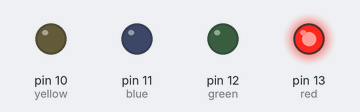
A sketch run on a simulated Arduino Uno, built with avr-gcc and run on an emulated ATmega328P. On the bench: output pins drawn as LEDs (lit = HIGH).

Above: at 0.05 s.
At 0.25 s:
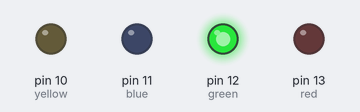
At 0.75 s:
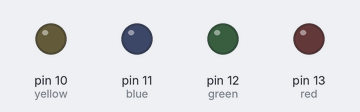
At 1.45 s:
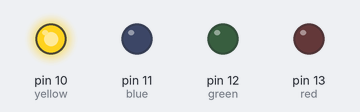
At 2.85 s:
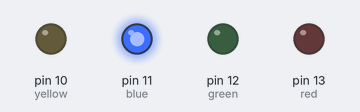
Timing chart, 0 to 3.1 s (numbered marks = the images above):
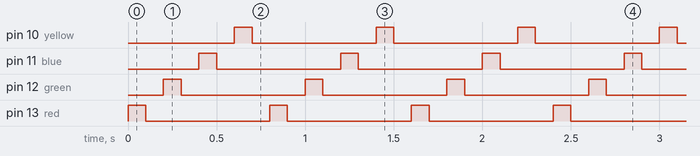

The sketch:

LampjesTest.ino
```cpp
int red = 13;
int green = 12;
int blue = 11;
int yellow = 10;

void setup() {
  pinMode(red, OUTPUT);
  pinMode(green, OUTPUT);
  pinMode(blue, OUTPUT);
  pinMode(yellow, OUTPUT);
}

void loop() {
  digitalWrite(red, HIGH);
  delay(100);
  digitalWrite(red, LOW);
  delay(100);

  digitalWrite(green, HIGH);
  delay(100);
  digitalWrite(green, LOW);
  delay(100);

  digitalWrite(blue, HIGH);
  delay(100);
  digitalWrite(blue, LOW);
  delay(100);

  digitalWrite(yellow, HIGH);
  delay(100);
  digitalWrite(yellow, LOW);
  delay(100);
}
```

Measured:
- by itself, pin 10 (yellow), pin 11 (blue), pin 12 (green), pin 13 (red): alternates HIGH for 0.10 s and LOW for 0.70 s
